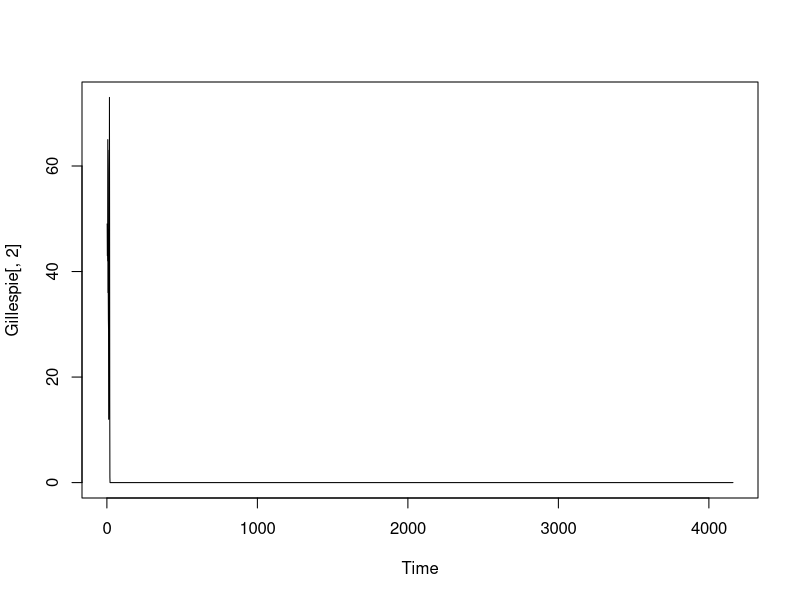
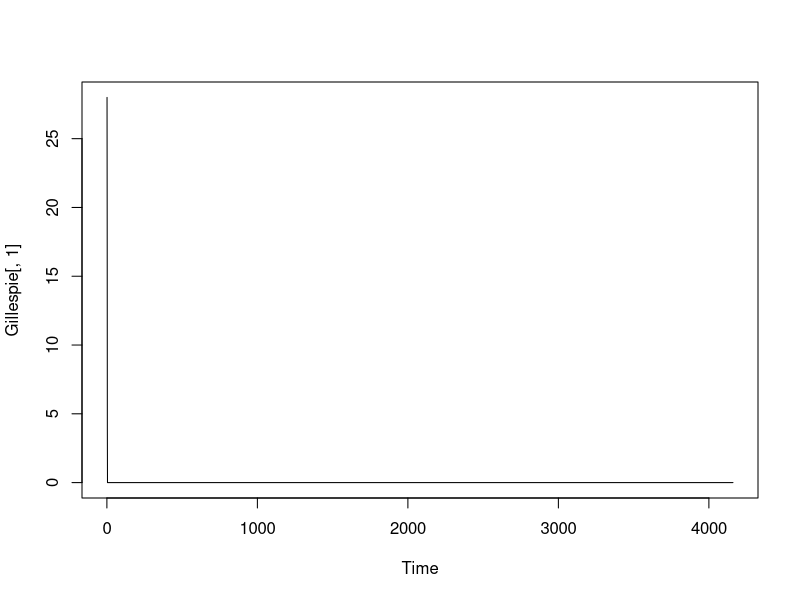

Source code (R) for these figures, in order: (Note: this script raises an error after producing the figures.)
args = commandArgs(trailingOnly = TRUE)
if( length(args)==0 ){
  filePath = file.path("Gillespie_sim.pdf")
} else {
  filePath = file.path(paste0("Gillespie_sim",sprintf("%04s", args), ".txt") ) 
}

dir.create("Simulations", showWarnings = FALSE)

T.life = 80*52*7*24*3600
dt.week = 7*24*3600

myDarkGrey = rgb(169,169,169, alpha=50, max=255)

# random draws for intial values, distributions taken from Joe's diss
inits = function(n=1){
  C = rnorm(n,200,50) 
  h = rbeta(n,18.57,10)
  inits = round( c( C*(1-h), C*h ) )
  return( inits )
}

N = list(Pre=matrix(c(1,0,0,1,1,0,0,1,1,0), byrow=TRUE, ncol=2, nrow=5),
         Post=matrix(c(2,0,0,2,0,0,0,0,1,1), byrow=TRUE, ncol=2, nrow=5) )

N$h = function(x, tt, th=c(r_w=8e-6, r_m=8e-6, d_w=8e-6, d_m=8e-6, m=0)){
  with(as.list(c(x,th)),{
    return(c(r_w*x[1], r_m*x[2], d_w*x[1], d_m*x[2], m*x[1]))
  })
}

# Visualising a 1D random walk, for example
gillespied = function(N, T=T.life, dt=dt.week, ...){
  # Some like real heavy computing man
  N$M = inits(n=1)
  tt = 0
  n = T%/%dt
  x = N$M
  S = t(N$Post - N$Pre)
  u = nrow(S)
  v = ncol(S)
  xmat = matrix(ncol=u, nrow=n)
  i = 1
  target = 0
  repeat{
    h = N$h(x, tt, ...)
    h0 = sum(h)
    if( h0 < 1e-10 ) tt = 1e99
    else tt = tt + rexp(1, h0)
    while( tt >= target ){
      xmat[i,] = x
      i = i + 1
      target = target + dt
      if( i > n ){
        xts = ts(xmat)
        return( xts )
      }
    }
    j = sample(v,1,prob=h)
    x = x + S[,j]
  }
  # Return a new function DEFINITION without executing plotwalk function
}

###############################################
######## run GILLESPIES
###############################################

Gillespie = gillespied(N)

plot(Gillespie[,2])
plot(Gillespie[,1])

C = Gillespie[,1] + Gillespie[,2]
h = Gillespie[,2]/C

write.table(Gillespie, file=filePath)
  
  
  
  
  
  
  